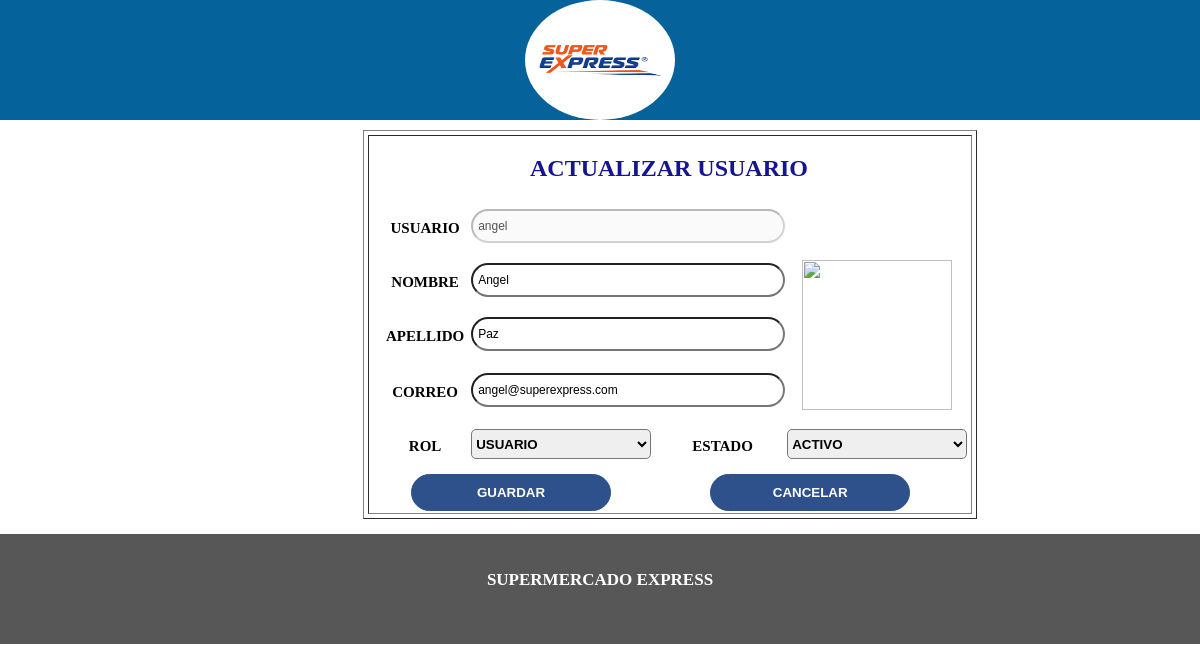
The app's page /usuarios/actuser.php?codigo=3 with its own data.
### tables this page shows
CREATE TABLE `usuarios` (
  `id_usuario` int(11) NOT NULL,
  `usuario` varchar(20) NOT NULL,
  `nombre` varchar(60) NOT NULL,
  `apellido` varchar(100) NOT NULL,
  `password` varchar(20) NOT NULL,
  `email` varchar(60) DEFAULT NULL,
  `estado` int(5) NOT NULL,
  `id_tipo` int(11) NOT NULL
);

CREATE TABLE `tipo` (
  `id_tipo` int(11) NOT NULL,
  `ntipo` varchar(20) NOT NULL
);

### usuarios/actuser.php (the view, shortened to what this page needs)
<?php include('../encabezado2.php') ?>
<?php include('../cnn.php') ?>
<?php
$codigo=$_GET['codigo'];
$consulta="SELECT usuarios.id_usuario, usuarios.usuario, usuarios.nombre, usuarios.apellido, usuarios.email, usuarios.estado, tipo.ntipo, usuarios.id_tipo FROM usuarios, tipo WHERE usuarios.id_tipo=tipo.id_tipo AND usuarios.id_usuario=$codigo";
$resultado=mysqli_query($conn, $consulta);
while ($columna=mysqli_fetch_array($resultado)) {
	$user=$columna['usuario'];
	$nombre=$columna['nombre'];
	$apellido=$columna['apellido'];
	$email=$columna['email'];
	$estado=$columna['estado'];
	$tipo=$columna['id_tipo'];
}
if ($estado==1) {
	$estado1='ACTIVO';
}else{
	$estado1='INACTIVO';
}
$consulta2="SELECT * FROM tipo WHERE id_tipo=$tipo";
$resultado2=mysqli_query($conn, $consulta2);
while ($columna=mysqli_fetch_array($resultado2)) {
	$ntipo=$columna['ntipo'];
}
 ?>
<div id="body3">
<center>
<table border="1" width="50%" style="padding: 2px; margin: 0 auto; margin-top: 10px;" >
	<tr>
		<td >
			<table border="0" >
				<form  action="userup.php" method="post">
				<tr>
					<td colspan="4" >
						<label class="encabezado1" >ACTUALIZAR USUARIO</label>
					</td>
				</tr>
				<tr>
					<td colspan="2" align="center" class="texto1"><label >USUARIO</label></td>
					<td colspan="2"><input type="text" name="txtNusuario" placeholder="NOMBRE USUARIO" class="caja1" autocomplete="off" value="<?php echo $user; ?>" disabled></td>
				</tr>
				<tr>
					<td colspan="2" align="center" class="texto1"><label >NOMBRE</label></td>
					<td colspan="2"><input type="text" name="txtNombre" placeholder="NOMBRE USUARIO" class="caja1" autocomplete="off" value="<?php echo $nombre; ?>"></td>
					<td rowspan="4"> <img src="../img/nuevousuario.png" class="imgmediana img"></td>
				</tr>
				<tr>
					<td colspan="2" align="center" class="texto1"><label >APELLIDO</label></td>
					<td colspan="2"><input type="text" name="txtApellido" placeholder="NOMBRE USUARIO" class="caja1" autocomplete="off" value="<?php echo $apellido; ?>"></td>
				</tr>
				<tr>
					<td colspan="2" align="center" class="texto1"><label>CORREO</label></td>
					<td colspan="2"><input type="text" name="txtEmail" placeholder="example@pharmalat.com.gt" class="caja1" autocomplete="off" value="<?php echo $email; ?>"></td>
				</tr>
				<tr>
					<td align="center" class="texto1"><label>ROL</label></td>
					<td >
						<select name="optValor1" style="border-radius: 5px; width: 180px; height: 30px; font-weight: bolder;" placeholder="ROL" >
						<option value="<?php echo $tipo; ?>"><?php echo $ntipo; ?></option>
				    	</select>
					</td>
					<td align="center" class="texto1"><label>ESTADO</label></td>
					<td >
						<select name="optValor2" style="border-radius: 5px; width: 180px; height: 30px; font-weight: bolder;" placeholder="ROL" >
						<option value="<?php echo 	$estado; ?>"><?php echo $estado1; ?></option>
				    	</select>
					</td>
				</tr>
				<tr>
					<td colspan="2" width="50%" align="center"><input type="submit" name="btnGuardar" value="GUARDAR" class="boton"></td>
					<td colspan="2" width="50%" align="center"><a href="conusuario.php"><input type="button" name="btnCancelar" value="CANCELAR" class="boton"></a></td>
				</tr>
				</form>
			</table>
		</td>
	</tr>
</table>
</center>
</div>
<?php include('../pie_pagina.php') ?>

### styles/main.css (style rules this page uses)
* { margin: 0; padding: 0; }
div#body3 { margin: 0 auto; margin-left: 15%; width: 980px; height: 400px; background-color: #ffff; display: inline-block; }
.texto1 { font-size:15px; font-weight: bold; border-radius: 20px; height:12px; display: block; padding: 10px; margin: 10px 0; width: 90%; }
.boton { border: 1px solid #2e518b; padding: 10px; background-color: #2e518b; color: #ffffff; text-decoration: none; text-transform: uppercase; font-family: 'Helvetica', sans-serif; font-weight: bolder; border-radius: 50px; width: 200px; }
.encabezado1 { text-align: center; height: 50px; color: #151592; display: flex; justify-content: center; align-items: center; height: 60px; font-size: 24px; font-weight: bold; }
.caja1 { font-size:12px; border-radius: 20px; height:20px;display: block; padding: 5px; margin: 5px 0; width: 300px; }
.imgmediana { width: 150px; height: 150px; }
.img { display:block; margin:auto; }

### records on screen
usuarios: txtNusuario "angel", txtNombre "Angel", txtApellido "Paz", txtEmail "angel@superexpress.com", optValor2 "ACTIVO"
tipo: optValor1 "USUARIO"
